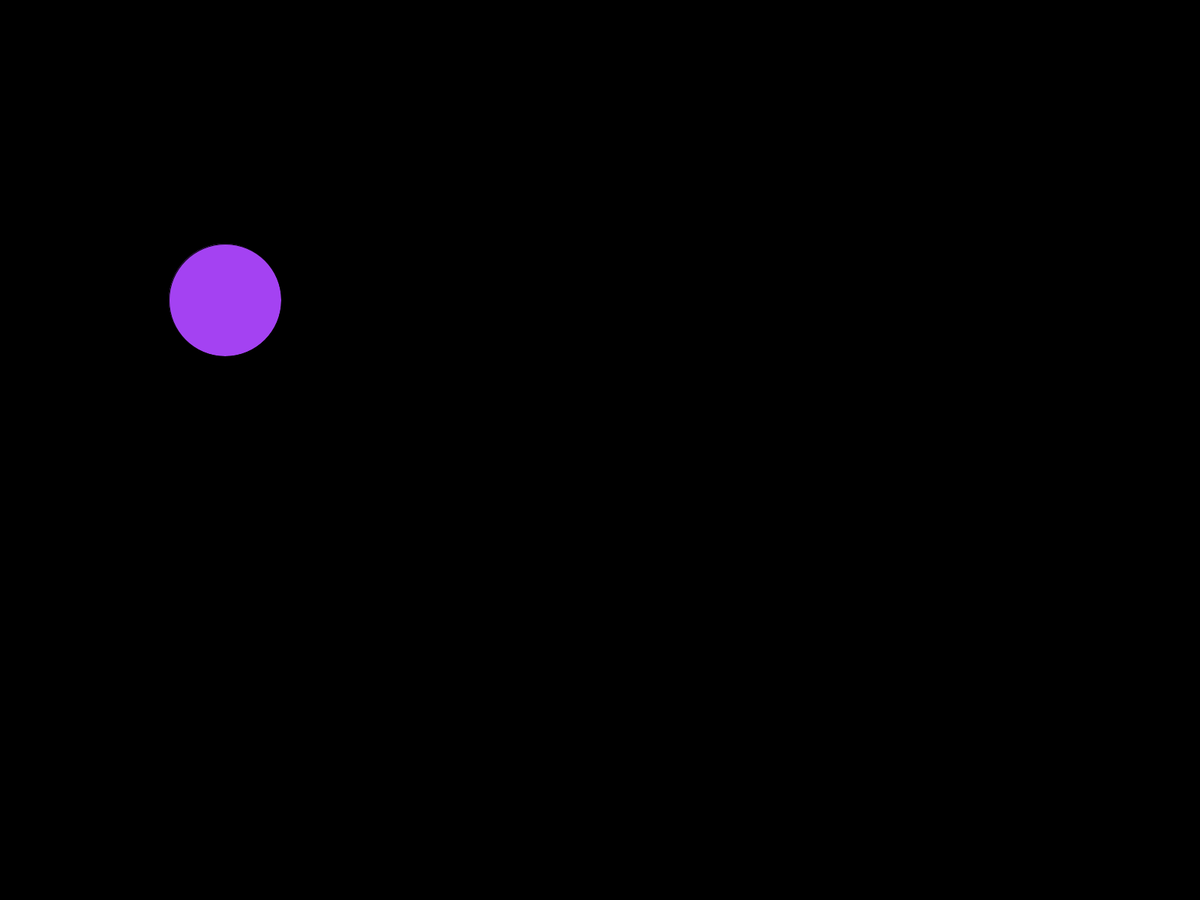
Frame 1 (no input)
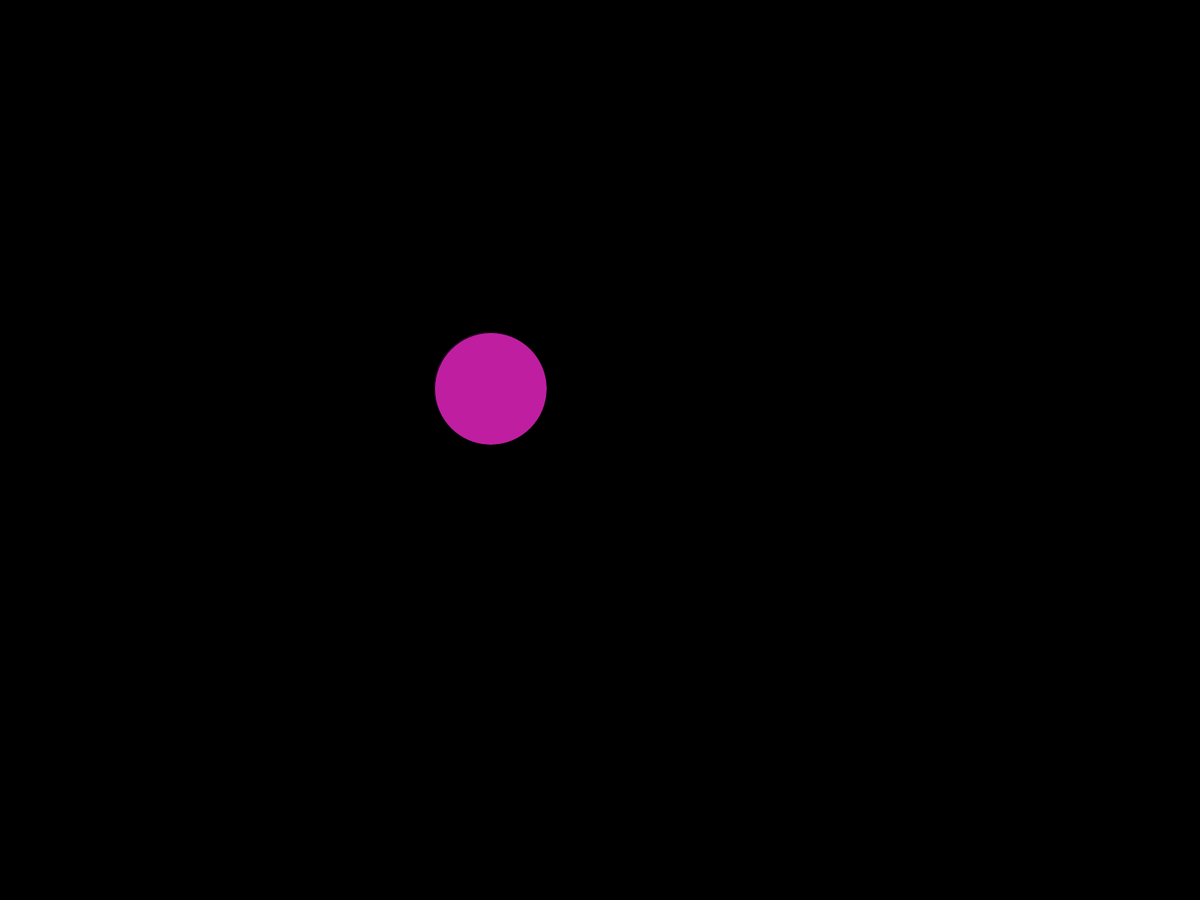
Frame 60 (the mouse pressed at the canvas centre just before this capture)
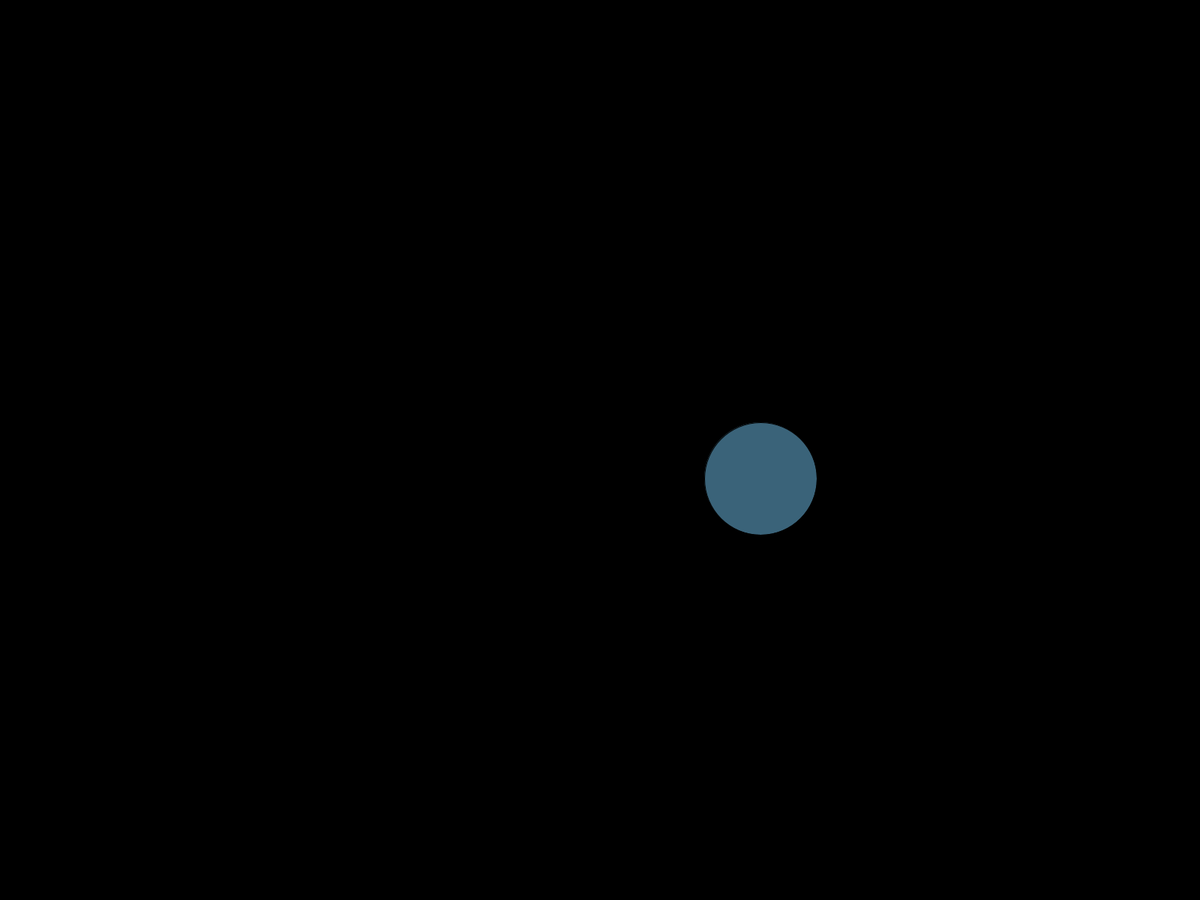
Frame 120 (the mouse held since frame 60 and released just before this capture)

The Processing sketch that drew these frames (run headless with seeded random() and noise(); from frame 60 on, the mouse is pressed at the canvas centre):

// Processing sketch: Aufgabe_3B_mitZusatz
// ── Aufgabe_3B_mitZusatz.pde
int posX = 300;
int posY = 400;
int speedY = 2;
int speedX = 6;
int diameter = 150;



void setup() {
  fullScreen();
}

void draw() {
  //Regenbogen Punkt!!!
  int rot = int(random(0, 255));
  int gruen = int(random(0, 255));
  int blau = int(random(0, 255));

  background(0);
  fill(rot, gruen, blau);
  circle(posX, posY, diameter);

  posX = posX + speedX;
  posY = posY + speedY;

  //wenn der Punkt den rechten Rand erreicht, wir die Richtung geaendert
  if (posX >= width) {
    speedX++;
    speedX = speedX * (-1);
  }

  //wenn der Punkt links ist und gegen links beschleunigt, wird die Richtung nach rechts geaendert
  if (posX <=0 && speedX <0) {
    speedX--;
    speedX = speedX * (-1);
  }
  //wenn der Punkt den oberen Rand erreicht, wir die Richtung geaendert
  if (posY >= height) {
    speedY++;
    speedY = speedY * (-1);
  }
  //wenn der Punkt unten ist und gegen unten beschleunigt, wird die Richtung nach oben geaendert
  if (posY <=0 && speedY <0) {
    speedY--;
    speedY = speedY * (-1);
  }
}
